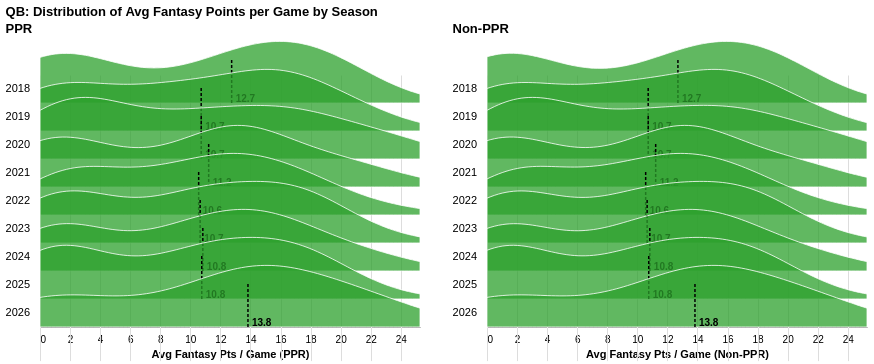
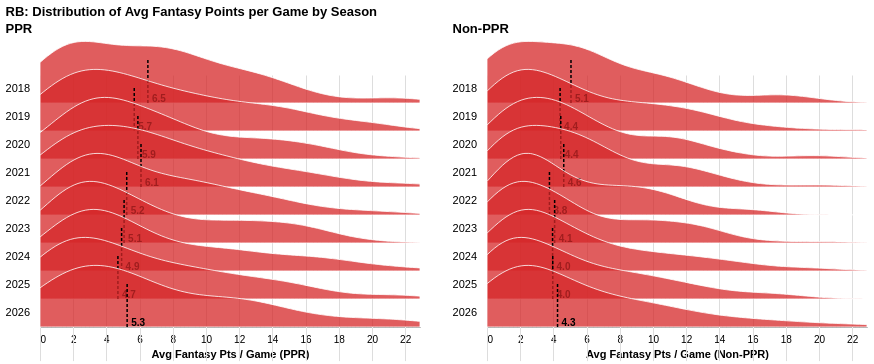
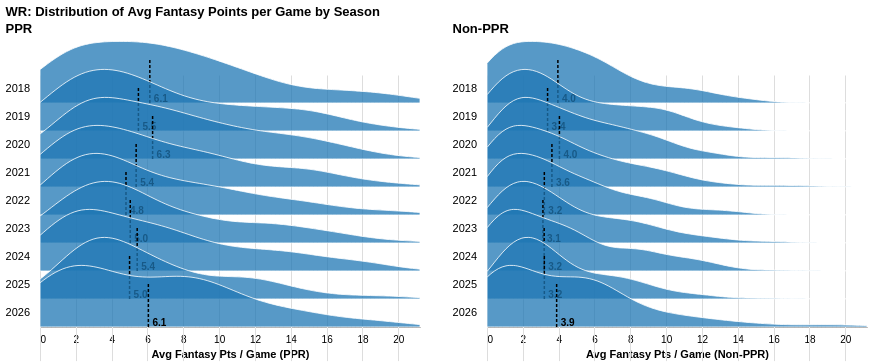
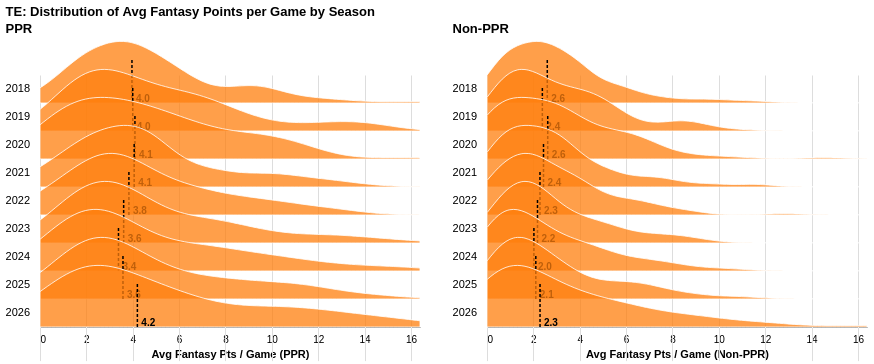

Notebook cell for these charts, in order:
### Markdown cell above
Before ranking posistions by importance, we need to see if they are consistent over time. 

Are these findings tried and true patterns, or outlier driven?

### Code cell
alt.data_transformers.disable_max_rows()

POSITIONS = list(viz.POSITION_COLORS)
VALUE = "avg_fantasy_points"
STEP = 28  # height of each season's row
OVERLAP = 1.2  # how far each ridge rises into the row above

# one row per player-season, for each format
formats = {
    label: df.groupby(["player", "position", "season"], as_index=False)[VALUE].mean()
    for label, df in [("PPR", all_ppr), ("Non-PPR", all_nonppr)]
}

for pos in POSITIONS:
    pos_data = {
        label: ps.loc[ps["position"] == pos, ["season", VALUE]].dropna()
        for label, ps in formats.items()
    }

    # shared x-axis across both formats so they're directly comparable
    x_max = float(max(d[VALUE].quantile(0.99) for d in pos_data.values()))
    x_scale = alt.Scale(domain=[0, x_max])

    panels = []
    for label, data in pos_data.items():
        # distribution ridges
        ridges = (
            alt.Chart()
            .transform_filter(alt.datum[VALUE] <= x_max)
            .transform_density(
                VALUE,
                groupby=["season"],
                as_=[VALUE, "density"],
                extent=[0, x_max],
                steps=100,
            )
            .transform_joinaggregate(max_density="max(density)", groupby=["season"])
            .transform_calculate(
                scaled="datum.density / datum.max_density"  # every ridge peaks at the same height
            )
            .mark_area(
                interpolate="monotone",
                fillOpacity=0.75,
                stroke="white",
                strokeWidth=0.8,
                color=viz.POSITION_COLORS[pos],
            )
            .encode(
                x=alt.X(
                    f"{VALUE}:Q",
                    title=f"Avg Fantasy Pts / Game ({label})",
                    scale=x_scale,
                ),
                y=alt.Y(
                    "scaled:Q",
                    axis=None,
                    scale=alt.Scale(range=[STEP, -STEP * OVERLAP]),
                ),
                tooltip=["season"],
            )
        )

        # median marker + label per season
        medians = alt.Chart().transform_aggregate(
            median=f"median({VALUE})", groupby=["season"]
        )

        median_rule = medians.mark_rule(
            color="black", strokeWidth=1.5, strokeDash=[3, 2]
        ).encode(
            x=alt.X("median:Q", scale=x_scale),
            y=alt.value(STEP),
            y2=alt.value(-STEP * 0.6),
            tooltip=[
                "season",
                alt.Tooltip("median:Q", format=".1f", title="Median pts/game"),
            ],
        )
        median_label = medians.mark_text(
            align="left", dx=4, dy=-4, fontSize=10, fontWeight="bold"
        ).encode(
            x=alt.X("median:Q", scale=x_scale),
            y=alt.value(STEP),
            text=alt.Text("median:Q", format=".1f"),
        )

        panels.append(
            alt.layer(ridges, median_rule, median_label, data=data)
            .properties(
                width=380,
                height=STEP,
            )
            .facet(
                row=alt.Row(
                    "season:O",
                    title=None,
                    header=alt.Header(
                        labelAngle=0, labelAlign="left", labelFontSize=11
                    ),
                ),
                spacing=0,
            )
            .properties(title=label, bounds="flush")
        )

    display(
        alt.hconcat(*panels, spacing=30)
        .properties(
            title=f"{pos}: Distribution of Avg Fantasy Points per Game by Season"
        )
        .configure_view(stroke=None)
    )

### Figure 1 — Vega-Lite specification as saved in the notebook (floating-point values rounded to 4 significant figures; data arrays with more than 128 entries replaced by an {"elided": "..."} marker saying what was removed)
{"config": {"view": {"continuousWidth": 300, "continuousHeight": 300, "stroke": null}}, "hconcat": [{"data": {"name": "data-dc278e7f6cfac4ac799f49d9c69ceb5e"}, "facet": {"row": {"field": "season", "header": {"labelAlign": "left", "labelAngle": 0, "labelFontSize": 11}, "title": null, "type": "ordinal"}}, "spec": {"layer": [{"mark": {"type": "area", "color": "#2ca02c", "fillOpacity": 0.75, "interpolate": "monotone", "stroke": "white", "strokeWidth": 0.8}, "encoding": {"tooltip": [{"field": "season", "type": "quantitative"}], "x": {"field": "avg_fantasy_points", "scale": {"domain": [0, 25.28]}, "title": "Avg Fantasy Pts / Game (PPR)", "type": "quantitative"}, "y": {"axis": null, "field": "scaled", "scale": {"range": [28, -33.6]}, "type": "quantitative"}}, "transform": [{"filter": "(datum['avg_fantasy_points'] <= 25.27658070175439)"}, {"density": "avg_fantasy_points", "extent": [0, 25.28], "groupby": ["season"], "steps": 100, "as": ["avg_fantasy_points", "density"]}, {"joinaggregate": [{"op": "max", "field": "density", "as": "max_density"}], "groupby": ["season"]}, {"calculate": "datum.density / datum.max_density", "as": "scaled"}]}, {"mark": {"type": "rule", "color": "black", "strokeDash": [3, 2], "strokeWidth": 1.5}, "encoding": {"tooltip": [{"field": "season", "type": "quantitative"}, {"field": "median", "format": ".1f", "title": "Median pts/game", "type": "quantitative"}], "x": {"field": "median", "scale": {"domain": [0, 25.28]}, "type": "quantitative"}, "y": {"value": 28}, "y2": {"value": -16.8}}, "transform": [{"aggregate": [{"op": "median", "field": "avg_fantasy_points", "as": "median"}], "groupby": ["season"]}]}, {"mark": {"type": "text", "align": "left", "dx": 4, "dy": -4, "fontSize": 10, "fontWeight": "bold"}, "encoding": {"text": {"field": "median", "format": ".1f", "type": "quantitative"}, "x": {"field": "median", "scale": {"domain": [0, 25.28]}, "type": "quantitative"}, "y": {"value": 28}}, "transform": [{"aggregate": [{"op": "median", "field": "avg_fantasy_points", "as": "median"}], "groupby": ["season"]}]}], "height": 28, "width": 380}, "bounds": "flush", "spacing": 0, "title": "PPR"}, {"data": {"name": "data-5f099a709dbe99dddef1f25e244a6868"}, "facet": {"row": {"field": "season", "header": {"labelAlign": "left", "labelAngle": 0, "labelFontSize": 11}, "title": null, "type": "ordinal"}}, "spec": {"layer": [{"mark": {"type": "area", "color": "#2ca02c", "fillOpacity": 0.75, "interpolate": "monotone", "stroke": "white", "strokeWidth": 0.8}, "encoding": {"tooltip": [{"field": "season", "type": "quantitative"}], "x": {"field": "avg_fantasy_points", "scale": {"domain": [0, 25.28]}, "title": "Avg Fantasy Pts / Game (Non-PPR)", "type": "quantitative"}, "y": {"axis": null, "field": "scaled", "scale": {"range": [28, -33.6]}, "type": "quantitative"}}, "transform": [{"filter": "(datum['avg_fantasy_points'] <= 25.27658070175439)"}, {"density": "avg_fantasy_points", "extent": [0, 25.28], "groupby": ["season"], "steps": 100, "as": ["avg_fantasy_points", "density"]}, {"joinaggregate": [{"op": "max", "field": "density", "as": "max_density"}], "groupby": ["season"]}, {"calculate": "datum.density / datum.max_density", "as": "scaled"}]}, {"mark": {"type": "rule", "color": "black", "strokeDash": [3, 2], "strokeWidth": 1.5}, "encoding": {"tooltip": [{"field": "season", "type": "quantitative"}, {"field": "median", "format": ".1f", "title": "Median pts/game", "type": "quantitative"}], "x": {"field": "median", "scale": {"domain": [0, 25.28]}, "type": "quantitative"}, "y": {"value": 28}, "y2": {"value": -16.8}}, "transform": [{"aggregate": [{"op": "median", "field": "avg_fantasy_points", "as": "median"}], "groupby": ["season"]}]}, {"mark": {"type": "text", "align": "left", "dx": 4, "dy": -4, "fontSize": 10, "fontWeight": "bold"}, "encoding": {"text": {"field": "median", "format": ".1f", "type": "quantitative"}, "x": {"field": "median", "scale": {"domain": [0, 25.28]}, "type": "quantitative"}, "y": {"value": 28}}, "transform": [{"aggregate": [{"op": "median", "field": "avg_fantasy_points", "as": "median"}], "groupby": ["season"]}]}], "height": 28, "width": 380}, "bounds": "flush", "spacing": 0, "title": "Non-PPR"}], "spacing": 30, "title": "QB: Distribution of Avg Fantasy Points per Game by Season", "$schema": "https://vega.github.io/schema/vega-lite/v6.4.1.json", "datasets": {"data-dc278e7f6cfac4ac799f49d9c69ceb5e": {"elided": "678 records"}, "data-5f099a709dbe99dddef1f25e244a6868": {"elided": "678 records"}}}

### Figure 2 — Vega-Lite specification as saved in the notebook (floating-point values rounded to 4 significant figures; data arrays with more than 128 entries replaced by an {"elided": "..."} marker saying what was removed)
{"config": {"view": {"continuousWidth": 300, "continuousHeight": 300, "stroke": null}}, "hconcat": [{"data": {"name": "data-0c2d75239be0ac6d999d40c5a96c6586"}, "facet": {"row": {"field": "season", "header": {"labelAlign": "left", "labelAngle": 0, "labelFontSize": 11}, "title": null, "type": "ordinal"}}, "spec": {"layer": [{"mark": {"type": "area", "color": "#d62728", "fillOpacity": 0.75, "interpolate": "monotone", "stroke": "white", "strokeWidth": 0.8}, "encoding": {"tooltip": [{"field": "season", "type": "quantitative"}], "x": {"field": "avg_fantasy_points", "scale": {"domain": [0, 22.89]}, "title": "Avg Fantasy Pts / Game (PPR)", "type": "quantitative"}, "y": {"axis": null, "field": "scaled", "scale": {"range": [28, -33.6]}, "type": "quantitative"}}, "transform": [{"filter": "(datum['avg_fantasy_points'] <= 22.894431372549)"}, {"density": "avg_fantasy_points", "extent": [0, 22.89], "groupby": ["season"], "steps": 100, "as": ["avg_fantasy_points", "density"]}, {"joinaggregate": [{"op": "max", "field": "density", "as": "max_density"}], "groupby": ["season"]}, {"calculate": "datum.density / datum.max_density", "as": "scaled"}]}, {"mark": {"type": "rule", "color": "black", "strokeDash": [3, 2], "strokeWidth": 1.5}, "encoding": {"tooltip": [{"field": "season", "type": "quantitative"}, {"field": "median", "format": ".1f", "title": "Median pts/game", "type": "quantitative"}], "x": {"field": "median", "scale": {"domain": [0, 22.89]}, "type": "quantitative"}, "y": {"value": 28}, "y2": {"value": -16.8}}, "transform": [{"aggregate": [{"op": "median", "field": "avg_fantasy_points", "as": "median"}], "groupby": ["season"]}]}, {"mark": {"type": "text", "align": "left", "dx": 4, "dy": -4, "fontSize": 10, "fontWeight": "bold"}, "encoding": {"text": {"field": "median", "format": ".1f", "type": "quantitative"}, "x": {"field": "median", "scale": {"domain": [0, 22.89]}, "type": "quantitative"}, "y": {"value": 28}}, "transform": [{"aggregate": [{"op": "median", "field": "avg_fantasy_points", "as": "median"}], "groupby": ["season"]}]}], "height": 28, "width": 380}, "bounds": "flush", "spacing": 0, "title": "PPR"}, {"data": {"name": "data-6bc2c85d652d6c0b2ccc312d3c941cb1"}, "facet": {"row": {"field": "season", "header": {"labelAlign": "left", "labelAngle": 0, "labelFontSize": 11}, "title": null, "type": "ordinal"}}, "spec": {"layer": [{"mark": {"type": "area", "color": "#d62728", "fillOpacity": 0.75, "interpolate": "monotone", "stroke": "white", "strokeWidth": 0.8}, "encoding": {"tooltip": [{"field": "season", "type": "quantitative"}], "x": {"field": "avg_fantasy_points", "scale": {"domain": [0, 22.89]}, "title": "Avg Fantasy Pts / Game (Non-PPR)", "type": "quantitative"}, "y": {"axis": null, "field": "scaled", "scale": {"range": [28, -33.6]}, "type": "quantitative"}}, "transform": [{"filter": "(datum['avg_fantasy_points'] <= 22.894431372549)"}, {"density": "avg_fantasy_points", "extent": [0, 22.89], "groupby": ["season"], "steps": 100, "as": ["avg_fantasy_points", "density"]}, {"joinaggregate": [{"op": "max", "field": "density", "as": "max_density"}], "groupby": ["season"]}, {"calculate": "datum.density / datum.max_density", "as": "scaled"}]}, {"mark": {"type": "rule", "color": "black", "strokeDash": [3, 2], "strokeWidth": 1.5}, "encoding": {"tooltip": [{"field": "season", "type": "quantitative"}, {"field": "median", "format": ".1f", "title": "Median pts/game", "type": "quantitative"}], "x": {"field": "median", "scale": {"domain": [0, 22.89]}, "type": "quantitative"}, "y": {"value": 28}, "y2": {"value": -16.8}}, "transform": [{"aggregate": [{"op": "median", "field": "avg_fantasy_points", "as": "median"}], "groupby": ["season"]}]}, {"mark": {"type": "text", "align": "left", "dx": 4, "dy": -4, "fontSize": 10, "fontWeight": "bold"}, "encoding": {"text": {"field": "median", "format": ".1f", "type": "quantitative"}, "x": {"field": "median", "scale": {"domain": [0, 22.89]}, "type": "quantitative"}, "y": {"value": 28}}, "transform": [{"aggregate": [{"op": "median", "field": "avg_fantasy_points", "as": "median"}], "groupby": ["season"]}]}], "height": 28, "width": 380}, "bounds": "flush", "spacing": 0, "title": "Non-PPR"}], "spacing": 30, "title": "RB: Distribution of Avg Fantasy Points per Game by Season", "$schema": "https://vega.github.io/schema/vega-lite/v6.4.1.json", "datasets": {"data-0c2d75239be0ac6d999d40c5a96c6586": {"elided": "1263 records"}, "data-6bc2c85d652d6c0b2ccc312d3c941cb1": {"elided": "1263 records"}}}

### Figure 3 — Vega-Lite specification as saved in the notebook (floating-point values rounded to 4 significant figures; data arrays with more than 128 entries replaced by an {"elided": "..."} marker saying what was removed)
{"config": {"view": {"continuousWidth": 300, "continuousHeight": 300, "stroke": null}}, "hconcat": [{"data": {"name": "data-9fdf660f08d247816c09e60bfe315634"}, "facet": {"row": {"field": "season", "header": {"labelAlign": "left", "labelAngle": 0, "labelFontSize": 11}, "title": null, "type": "ordinal"}}, "spec": {"layer": [{"mark": {"type": "area", "color": "#1f77b4", "fillOpacity": 0.75, "interpolate": "monotone", "stroke": "white", "strokeWidth": 0.8}, "encoding": {"tooltip": [{"field": "season", "type": "quantitative"}], "x": {"field": "avg_fantasy_points", "scale": {"domain": [0, 21.21]}, "title": "Avg Fantasy Pts / Game (PPR)", "type": "quantitative"}, "y": {"axis": null, "field": "scaled", "scale": {"range": [28, -33.6]}, "type": "quantitative"}}, "transform": [{"filter": "(datum['avg_fantasy_points'] <= 21.21181176470589)"}, {"density": "avg_fantasy_points", "extent": [0, 21.21], "groupby": ["season"], "steps": 100, "as": ["avg_fantasy_points", "density"]}, {"joinaggregate": [{"op": "max", "field": "density", "as": "max_density"}], "groupby": ["season"]}, {"calculate": "datum.density / datum.max_density", "as": "scaled"}]}, {"mark": {"type": "rule", "color": "black", "strokeDash": [3, 2], "strokeWidth": 1.5}, "encoding": {"tooltip": [{"field": "season", "type": "quantitative"}, {"field": "median", "format": ".1f", "title": "Median pts/game", "type": "quantitative"}], "x": {"field": "median", "scale": {"domain": [0, 21.21]}, "type": "quantitative"}, "y": {"value": 28}, "y2": {"value": -16.8}}, "transform": [{"aggregate": [{"op": "median", "field": "avg_fantasy_points", "as": "median"}], "groupby": ["season"]}]}, {"mark": {"type": "text", "align": "left", "dx": 4, "dy": -4, "fontSize": 10, "fontWeight": "bold"}, "encoding": {"text": {"field": "median", "format": ".1f", "type": "quantitative"}, "x": {"field": "median", "scale": {"domain": [0, 21.21]}, "type": "quantitative"}, "y": {"value": 28}}, "transform": [{"aggregate": [{"op": "median", "field": "avg_fantasy_points", "as": "median"}], "groupby": ["season"]}]}], "height": 28, "width": 380}, "bounds": "flush", "spacing": 0, "title": "PPR"}, {"data": {"name": "data-b3806c0cb0713545dad94edebffd9083"}, "facet": {"row": {"field": "season", "header": {"labelAlign": "left", "labelAngle": 0, "labelFontSize": 11}, "title": null, "type": "ordinal"}}, "spec": {"layer": [{"mark": {"type": "area", "color": "#1f77b4", "fillOpacity": 0.75, "interpolate": "monotone", "stroke": "white", "strokeWidth": 0.8}, "encoding": {"tooltip": [{"field": "season", "type": "quantitative"}], "x": {"field": "avg_fantasy_points", "scale": {"domain": [0, 21.21]}, "title": "Avg Fantasy Pts / Game (Non-PPR)", "type": "quantitative"}, "y": {"axis": null, "field": "scaled", "scale": {"range": [28, -33.6]}, "type": "quantitative"}}, "transform": [{"filter": "(datum['avg_fantasy_points'] <= 21.21181176470589)"}, {"density": "avg_fantasy_points", "extent": [0, 21.21], "groupby": ["season"], "steps": 100, "as": ["avg_fantasy_points", "density"]}, {"joinaggregate": [{"op": "max", "field": "density", "as": "max_density"}], "groupby": ["season"]}, {"calculate": "datum.density / datum.max_density", "as": "scaled"}]}, {"mark": {"type": "rule", "color": "black", "strokeDash": [3, 2], "strokeWidth": 1.5}, "encoding": {"tooltip": [{"field": "season", "type": "quantitative"}, {"field": "median", "format": ".1f", "title": "Median pts/game", "type": "quantitative"}], "x": {"field": "median", "scale": {"domain": [0, 21.21]}, "type": "quantitative"}, "y": {"value": 28}, "y2": {"value": -16.8}}, "transform": [{"aggregate": [{"op": "median", "field": "avg_fantasy_points", "as": "median"}], "groupby": ["season"]}]}, {"mark": {"type": "text", "align": "left", "dx": 4, "dy": -4, "fontSize": 10, "fontWeight": "bold"}, "encoding": {"text": {"field": "median", "format": ".1f", "type": "quantitative"}, "x": {"field": "median", "scale": {"domain": [0, 21.21]}, "type": "quantitative"}, "y": {"value": 28}}, "transform": [{"aggregate": [{"op": "median", "field": "avg_fantasy_points", "as": "median"}], "groupby": ["season"]}]}], "height": 28, "width": 380}, "bounds": "flush", "spacing": 0, "title": "Non-PPR"}], "spacing": 30, "title": "WR: Distribution of Avg Fantasy Points per Game by Season", "$schema": "https://vega.github.io/schema/vega-lite/v6.4.1.json", "datasets": {"data-9fdf660f08d247816c09e60bfe315634": {"elided": "1955 records"}, "data-b3806c0cb0713545dad94edebffd9083": {"elided": "1955 records"}}}

### Figure 4 — Vega-Lite specification as saved in the notebook (floating-point values rounded to 4 significant figures; data arrays with more than 128 entries replaced by an {"elided": "..."} marker saying what was removed)
{"config": {"view": {"continuousWidth": 300, "continuousHeight": 300, "stroke": null}}, "hconcat": [{"data": {"name": "data-56749934a817ef6ab046873805eaf20a"}, "facet": {"row": {"field": "season", "header": {"labelAlign": "left", "labelAngle": 0, "labelFontSize": 11}, "title": null, "type": "ordinal"}}, "spec": {"layer": [{"mark": {"type": "area", "color": "#ff7f0e", "fillOpacity": 0.75, "interpolate": "monotone", "stroke": "white", "strokeWidth": 0.8}, "encoding": {"tooltip": [{"field": "season", "type": "quantitative"}], "x": {"field": "avg_fantasy_points", "scale": {"domain": [0, 16.39]}, "title": "Avg Fantasy Pts / Game (PPR)", "type": "quantitative"}, "y": {"axis": null, "field": "scaled", "scale": {"range": [28, -33.6]}, "type": "quantitative"}}, "transform": [{"filter": "(datum['avg_fantasy_points'] <= 16.39072222222223)"}, {"density": "avg_fantasy_points", "extent": [0, 16.39], "groupby": ["season"], "steps": 100, "as": ["avg_fantasy_points", "density"]}, {"joinaggregate": [{"op": "max", "field": "density", "as": "max_density"}], "groupby": ["season"]}, {"calculate": "datum.density / datum.max_density", "as": "scaled"}]}, {"mark": {"type": "rule", "color": "black", "strokeDash": [3, 2], "strokeWidth": 1.5}, "encoding": {"tooltip": [{"field": "season", "type": "quantitative"}, {"field": "median", "format": ".1f", "title": "Median pts/game", "type": "quantitative"}], "x": {"field": "median", "scale": {"domain": [0, 16.39]}, "type": "quantitative"}, "y": {"value": 28}, "y2": {"value": -16.8}}, "transform": [{"aggregate": [{"op": "median", "field": "avg_fantasy_points", "as": "median"}], "groupby": ["season"]}]}, {"mark": {"type": "text", "align": "left", "dx": 4, "dy": -4, "fontSize": 10, "fontWeight": "bold"}, "encoding": {"text": {"field": "median", "format": ".1f", "type": "quantitative"}, "x": {"field": "median", "scale": {"domain": [0, 16.39]}, "type": "quantitative"}, "y": {"value": 28}}, "transform": [{"aggregate": [{"op": "median", "field": "avg_fantasy_points", "as": "median"}], "groupby": ["season"]}]}], "height": 28, "width": 380}, "bounds": "flush", "spacing": 0, "title": "PPR"}, {"data": {"name": "data-8d1f361c003ec3b626d4a481cad2acd4"}, "facet": {"row": {"field": "season", "header": {"labelAlign": "left", "labelAngle": 0, "labelFontSize": 11}, "title": null, "type": "ordinal"}}, "spec": {"layer": [{"mark": {"type": "area", "color": "#ff7f0e", "fillOpacity": 0.75, "interpolate": "monotone", "stroke": "white", "strokeWidth": 0.8}, "encoding": {"tooltip": [{"field": "season", "type": "quantitative"}], "x": {"field": "avg_fantasy_points", "scale": {"domain": [0, 16.39]}, "title": "Avg Fantasy Pts / Game (Non-PPR)", "type": "quantitative"}, "y": {"axis": null, "field": "scaled", "scale": {"range": [28, -33.6]}, "type": "quantitative"}}, "transform": [{"filter": "(datum['avg_fantasy_points'] <= 16.39072222222223)"}, {"density": "avg_fantasy_points", "extent": [0, 16.39], "groupby": ["season"], "steps": 100, "as": ["avg_fantasy_points", "density"]}, {"joinaggregate": [{"op": "max", "field": "density", "as": "max_density"}], "groupby": ["season"]}, {"calculate": "datum.density / datum.max_density", "as": "scaled"}]}, {"mark": {"type": "rule", "color": "black", "strokeDash": [3, 2], "strokeWidth": 1.5}, "encoding": {"tooltip": [{"field": "season", "type": "quantitative"}, {"field": "median", "format": ".1f", "title": "Median pts/game", "type": "quantitative"}], "x": {"field": "median", "scale": {"domain": [0, 16.39]}, "type": "quantitative"}, "y": {"value": 28}, "y2": {"value": -16.8}}, "transform": [{"aggregate": [{"op": "median", "field": "avg_fantasy_points", "as": "median"}], "groupby": ["season"]}]}, {"mark": {"type": "text", "align": "left", "dx": 4, "dy": -4, "fontSize": 10, "fontWeight": "bold"}, "encoding": {"text": {"field": "median", "format": ".1f", "type": "quantitative"}, "x": {"field": "median", "scale": {"domain": [0, 16.39]}, "type": "quantitative"}, "y": {"value": 28}}, "transform": [{"aggregate": [{"op": "median", "field": "avg_fantasy_points", "as": "median"}], "groupby": ["season"]}]}], "height": 28, "width": 380}, "bounds": "flush", "spacing": 0, "title": "Non-PPR"}], "spacing": 30, "title": "TE: Distribution of Avg Fantasy Points per Game by Season", "$schema": "https://vega.github.io/schema/vega-lite/v6.4.1.json", "datasets": {"data-56749934a817ef6ab046873805eaf20a": {"elided": "1078 records"}, "data-8d1f361c003ec3b626d4a481cad2acd4": {"elided": "1078 records"}}}
